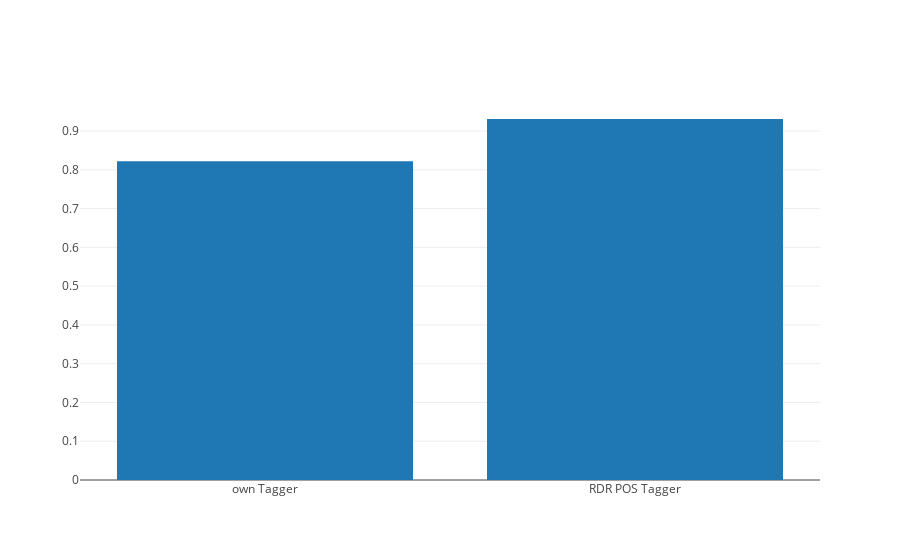

Source (notebook cell):
### Markdown cell above
# Plotting the results for Task 2

### Code cell
data = [go.Bar(
            x=['own Tagger', 'RDR POS Tagger'],
            y=[results['own'], results['rdr']]
    )]

iplot(data, filename='basic-bar')

### Figure 1 — Plotly figure (JSON) as saved in the notebook; plotly's stock layout.template omitted (floating-point values rounded to 4 significant figures)
{"data": [{"type": "bar", "x": ["own Tagger", "RDR POS Tagger"], "y": [0.8218, 0.931]}], "layout": {}}
